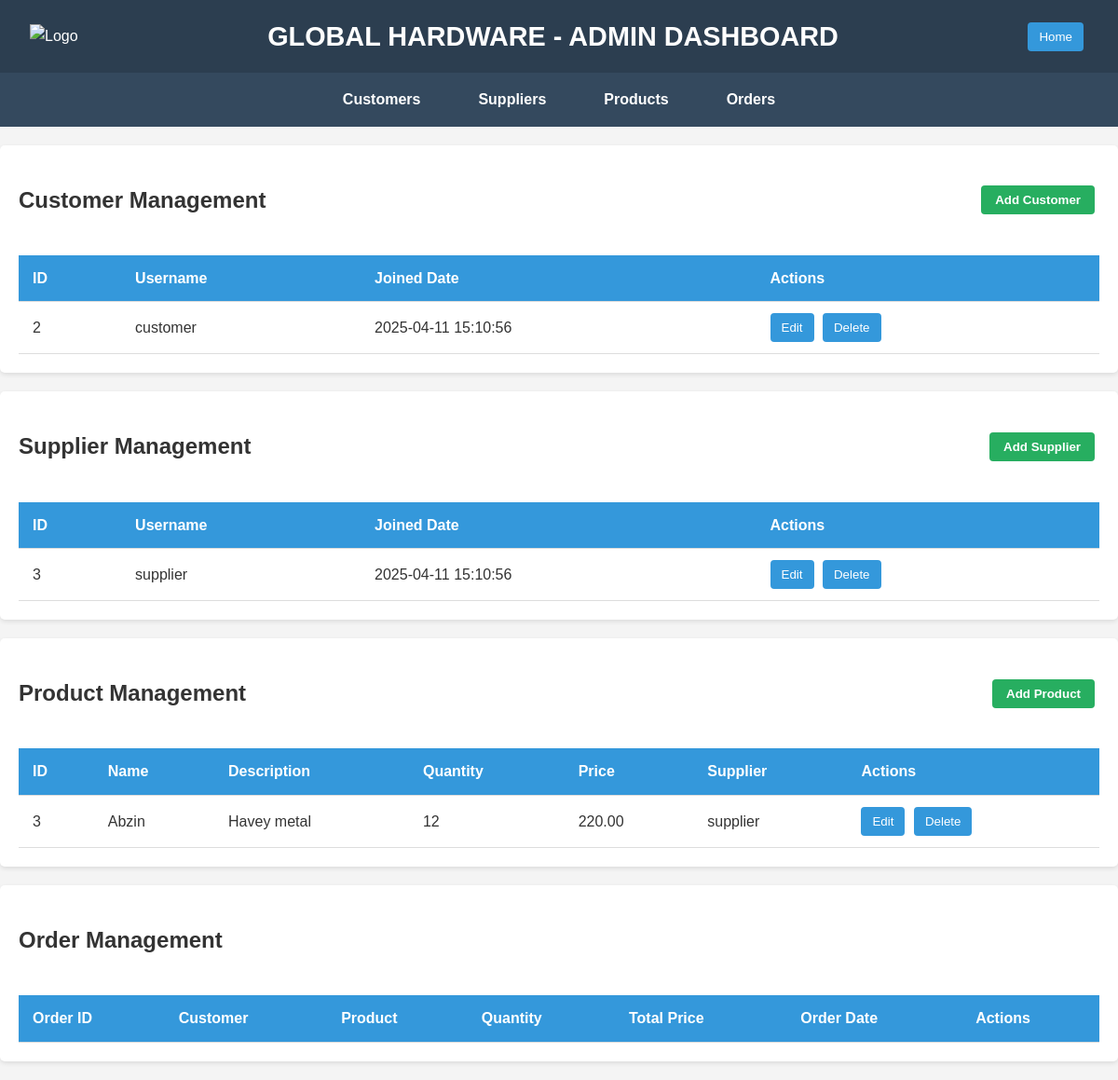
Page /AdminDashboard.php (signed in) on the earlier database version.
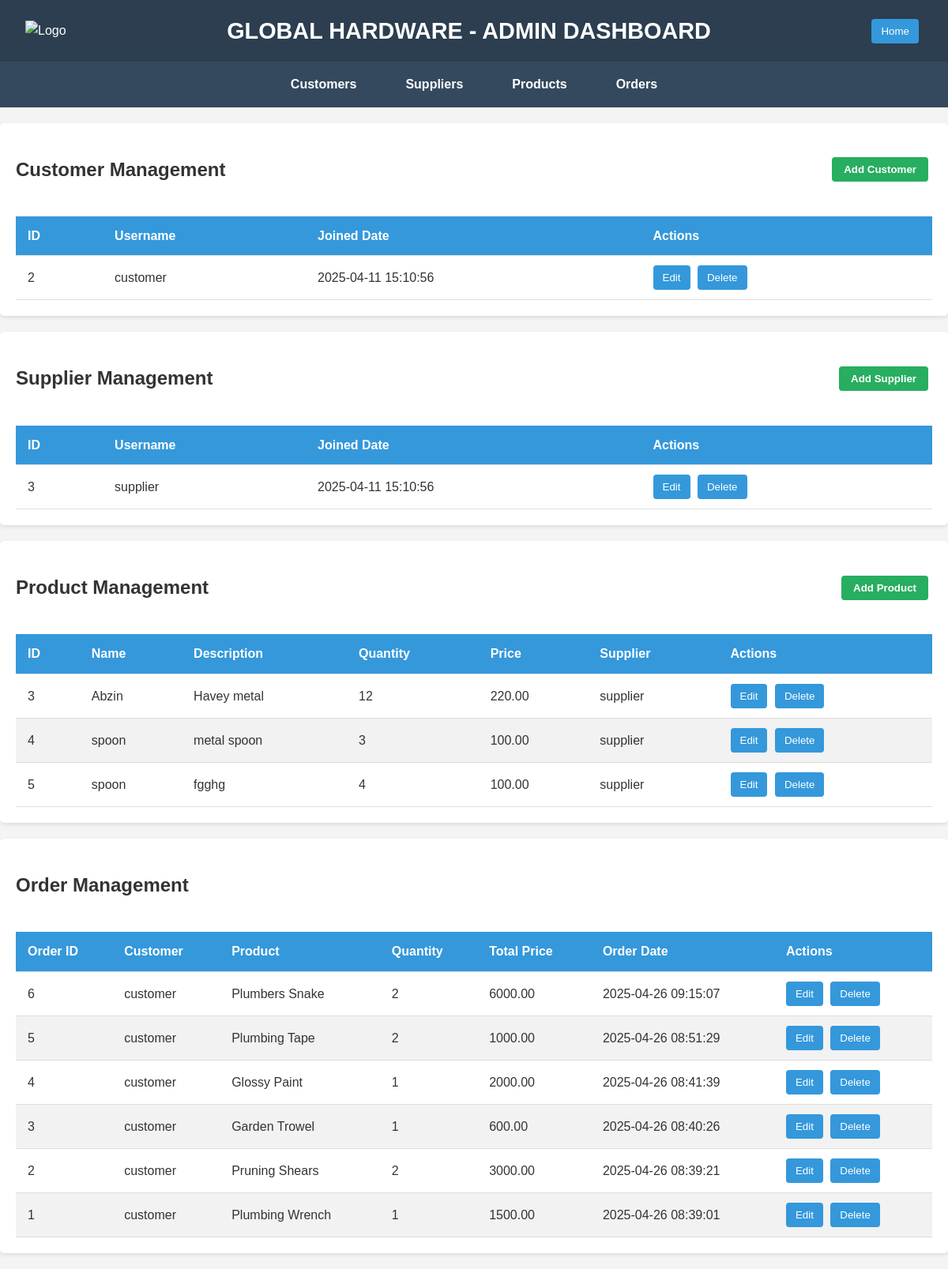
Same page on the later database version.
### tables this page shows
CREATE TABLE `users` (
  `id` int(11) NOT NULL,
  `username` varchar(50) NOT NULL,
  `password` varchar(255) NOT NULL,
  `role` enum('admin','customer','supplier') NOT NULL,
  `created_at` timestamp NOT NULL DEFAULT current_timestamp()
);

CREATE TABLE `products` (
  `id` int(11) NOT NULL,
  `name` varchar(100) NOT NULL,
  `description` text NOT NULL,
  `quantity` int(11) NOT NULL,
  `price` decimal(10,2) NOT NULL,
  `supplier_id` int(11) DEFAULT NULL,
  `created_at` timestamp NOT NULL DEFAULT current_timestamp()
);

CREATE TABLE `orders` (
  `order_id` int(11) NOT NULL,
  `product_id` int(11) NOT NULL,
  `product_name` varchar(255) NOT NULL,
  `product_description` text DEFAULT NULL,
  `product_price` decimal(10,2) NOT NULL,
  `quantity` int(11) NOT NULL,
  `total_price` decimal(10,2) NOT NULL,
  `order_date` datetime NOT NULL,
  `user_id` int(11) NOT NULL
);

### AdminDashboard.php (the view, shortened to what this page needs)
<?php
include 'DBConnection.php';
?>
<!DOCTYPE html>
<html lang="en">
<head>
</head>
<body>
    <header>
        <div class="logo">
            <img src="Images/Hammer Tools Construction Logo.png" alt="Logo">
        </div>
        <h1>GLOBAL HARDWARE - ADMIN DASHBOARD</h1>
        <button class="home-btn" onclick="location.href='homepage.php';">Home</button>
    </header>
    <nav class="admin-nav">
        <div class="nav-container">
            <ul>
                <li><a href="#customers">Customers</a></li>
                <li><a href="#suppliers">Suppliers</a></li>
                <li><a href="#products">Products</a></li>
                <li><a href="#orders">Orders</a></li>
            </ul>
        </div>
    </nav>
    <section id="customers" class="dashboard-section">
        <div class="section-header">
            <h2>Customer Management</h2>
            <button class="add-btn" onclick="document.getElementById('addUserModal').style.display='block'">Add Customer</button>
        </div>
        <table>
            <thead>
                <tr>
                    <th>ID</th>
                    <th>Username</th>
                    <th>Joined Date</th>
                    <th>Actions</th>
                </tr>
            </thead>
            <tbody>
                <?php
                $stmt = $conn->query("SELECT * FROM users WHERE role = 'customer'");
                while ($row = $stmt->fetch(PDO::FETCH_ASSOC)) {
                    echo "<tr>
                        <td>{$row['id']}</td>
                        <td>{$row['username']}</td>
                        <td>{$row['created_at']}</td>
                        <td>
                            <button onclick=\"editUser({$row['id']})\">Edit</button>
                            <a href='AdminDashboard.php?delete=1&type=user&id={$row['id']}'><button>Delete</button></a>
                        </td>
                    </tr>";
                }
                ?>
            </tbody>
        </table>
    </section>
    <section id="suppliers" class="dashboard-section">
        <div class="section-header">
            <h2>Supplier Management</h2>
            <button class="add-btn" onclick="showAddSupplierModal()">Add Supplier</button>
        </div>
        <table>
            <thead>
                <tr>
                    <th>ID</th>
                    <th>Username</th>
                    <th>Joined Date</th>
                    <th>Actions</th>
                </tr>
            </thead>
            <tbody>
                <?php
                $stmt = $conn->query("SELECT * FROM users WHERE role = 'supplier'");
                while ($row = $stmt->fetch(PDO::FETCH_ASSOC)) {
                    echo "<tr>
                        <td>{$row['id']}</td>
                        <td>{$row['username']}</td>
                        <td>{$row['created_at']}</td>
                        <td>
                            <button onclick=\"editUser({$row['id']})\">Edit</button>
                            <a href='AdminDashboard.php?delete=1&type=user&id={$row['id']}'><button>Delete</button></a>
                        </td>
                    </tr>";
                }
                ?>
            </tbody>
        </table>
    </section>
    <section id="products" class="dashboard-section">
        <div class="section-header">
            <h2>Product Management</h2>
            <button class="add-btn" onclick="document.getElementById('addProductModal').style.display='block'">Add Product</button>
        </div>
        <table>
            <thead>
                <tr>
                    <th>ID</th>
                    <th>Name</th>
                    <th>Description</th>
                    <th>Quantity</th>
                    <th>Price</th>
                    <th>Supplier</th>
                    <th>Actions</th>
                </tr>
            </thead>
            <tbody>
                <?php
                $stmt = $conn->query("SELECT p.*, u.username as supplier_name FROM products p LEFT JOIN users u ON p.supplier_id = u.id");
                while ($row = $stmt->fetch(PDO::FETCH_ASSOC)) {
                    echo "<tr>
                        <td>{$row['id']}</td>
                        <td>{$row['name']}</td>
                        <td>{$row['description']}</td>
                        <td>{$row['quantity']}</td>
                        <td>{$row['price']}</td>
                        <td>{$row['supplier_name']}</td>
                        <td>
                            <button onclick=\"editProduct({$row['id']})\">Edit</button>
                            <a href='AdminDashboard.php?delete=1&type=product&id={$row['id']}'><button>Delete</button></a>
                        </td>
                    </tr>";
                }
                ?>
            </tbody>
        </table>
    </section>
    <section id="orders" class="dashboard-section">
    <div class="section-header">
        <h2>Order Management</h2>
    </div>
    <table>
        <thead>
            <tr>
                <th>Order ID</th>
                <th>Customer</th>
                <th>Product</th>
                <th>Quantity</th>
                <th>Total Price</th>
                <th>Order Date</th>
                <th>Actions</th>
            </tr>
        </thead>
        <tbody>
            <?php
            $stmt = $conn->query("SELECT o.*, u.username as customer_name
                                FROM orders o
                                JOIN users u ON o.user_id = u.id
                                ORDER BY o.order_date DESC");
            while ($row = $stmt->fetch(PDO::FETCH_ASSOC)) {
                echo "<tr>
                    <td>{$row['order_id']}</td>
                    <td>{$row['customer_name']}</td>
                    <td>{$row['product_name']}</td>
                    <td>{$row['quantity']}</td>
                    <td>{$row['total_price']}</td>
                    <td>{$row['order_date']}</td>
                    <td>
                        <button onclick=\"editOrder({$row['order_id']})\">Edit</button>
                        <a href='AdminDashboard.php?delete=1&type=order&id={$row['order_id']}'><button>Delete</button></a>
                    </td>
                </tr>";
            }
            ?>
        </tbody>
    </table>
</section>
</body>
</html>

### AdminDashboard.php (style rules this page uses)
body { font-family: 'Arial', sans-serif; margin: 0; padding: 0; background-color: #f4f4f4; color: #333; line-height: 1.6; }
header { background-color: #2c3e50; color: white; padding: 1rem 2rem; display: flex; justify-content: space-between; align-items: center; box-shadow: 0 2px 5px rgba(0,0,0,0.1); }
.logo img { height: 60px; }
h1 { margin: 0; font-size: 1.8rem; text-align: center; flex-grow: 1; }
.admin-nav { background-color: #34495e; padding: 1rem 0; }
.nav-container { max-width: 1200px; margin: 0 auto; padding: 0 20px; }
.admin-nav ul { list-style: none; padding: 0; margin: 0; display: flex; justify-content: center; }
.admin-nav li { margin: 0 15px; }
.admin-nav a { color: white; text-decoration: none; padding: 0.5rem 1rem; border-radius: 4px; transition: background-color 0.3s; font-weight: bold; }
.dashboard-section { background-color: white; margin: 20px auto; padding: 20px; border-radius: 5px; box-shadow: 0 2px 5px rgba(0,0,0,0.1); max-width: 1200px; }
.section-header { display: flex; justify-content: space-between; align-items: center; margin-bottom: 20px; }
.add-btn { background-color: #27ae60; color: white; border: none; padding: 8px 15px; border-radius: 4px; cursor: pointer; font-weight: bold; transition: background-color 0.3s; }
table { width: 100%; border-collapse: collapse; margin-top: 20px; }
th, td { padding: 12px 15px; text-align: left; border-bottom: 1px solid #ddd; }
th { background-color: #3498db; color: white; }
tr:nth-child(even) { background-color: #f2f2f2; }
button { background-color: #3498db; color: white; border: none; padding: 8px 12px; border-radius: 4px; cursor: pointer; margin-right: 5px; transition: background-color 0.3s; }

Differences in the rows shown:
added products: id "4", name "spoon", description "metal spoon", quantity "3", price "100.00", supplier.username "supplier"
added products: id "5", name "spoon", description "fgghg", quantity "4", price "100.00", supplier.username "supplier"
added orders: order_id "6", user.username "customer", product_name "Plumbers Snake", quantity "2", total_price "6000.00", order_date "2025-04-26 09:15:07"
added orders: order_id "5", user.username "customer", product_name "Plumbing Tape", quantity "2", total_price "1000.00", order_date "2025-04-26 08:51:29"
added orders: order_id "4", user.username "customer", product_name "Glossy Paint", quantity "1", total_price "2000.00", order_date "2025-04-26 08:41:39"
added orders: order_id "3", user.username "customer", product_name "Garden Trowel", quantity "1", total_price "600.00", order_date "2025-04-26 08:40:26"
added orders: order_id "2", user.username "customer", product_name "Pruning Shears", quantity "2", total_price "3000.00", order_date "2025-04-26 08:39:21"
added orders: order_id "1", user.username "customer", product_name "Plumbing Wrench", quantity "1", total_price "1500.00", order_date "2025-04-26 08:39:01"
